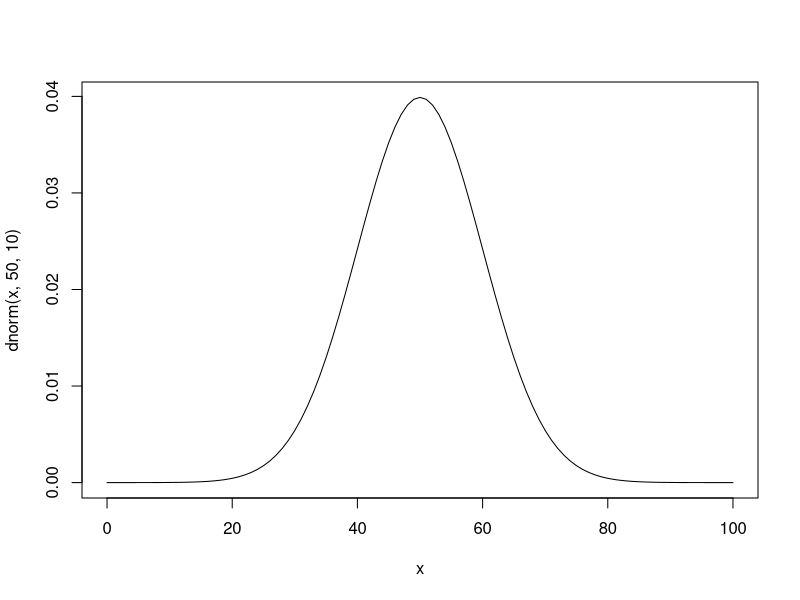

Generate this figure with R:
# Basic1 No.2

# Normal distribution (Gauss distribution)
#rnorm(N,50,10) # random value
#dnorm(x,50,10) # probability density function
#pnorm(x,50,10) # Cumulative distribution function
#qnorm(p,50,10) # percentile value

# calculation
rnorm(100,50,10)
curve(dnorm(x,50,10),from=0,to=100)
#pnorm(50,50,10)
#qnorm(0.5,50,10)